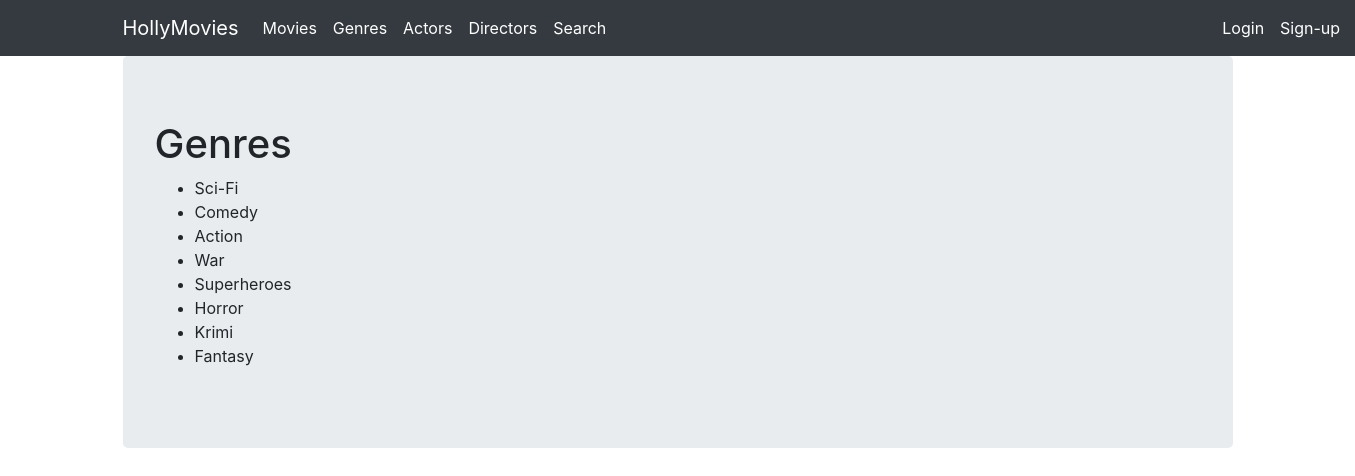
The page /genres/ on the database its author committed.
### viewer/models.py (models this page shows, shortened)
class Genre(Model):
  name = CharField(max_length=128)

### viewer/views.py (the view)
# urls.py: path("genres/", GenreView.as_view(), name='genres'),
class GenreView(ListView):
    template_name = 'genre.html'
    model = Genre

### templates/genre.html (shortened to what this page needs)
{% extends "base.html" %}
{% block content %}
  <h1>Genres</h1>
    <ul>
        {% for genre in object_list %}
            <li>
                {{ genre.name }}
            </li>
        {% endfor %}
    </ul>
{% endblock %}

### rows shown on the page
Genre: name "Sci-Fi"
Genre: name "Comedy"
Genre: name "Action"
Genre: name "War"
Genre: name "Superheroes"
Genre: name "Horror"
Genre: name "Krimi"
Genre: name "Fantasy"
